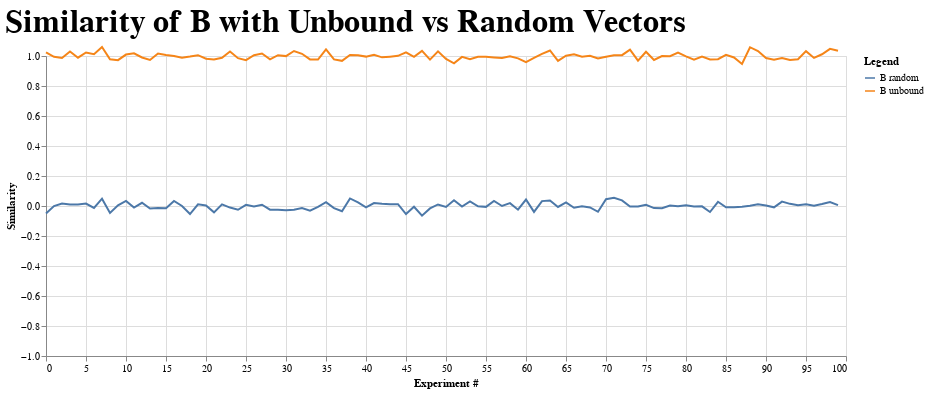

Notebook source saved alongside this figure:
### Code cell
df_melted_b = df.reset_index().melt(
    id_vars="index", 
    value_vars=["B unbound", "B random"], 
    var_name="Type", 
    value_name="Similarity"
)


chartb = alt.Chart(df_melted_b).mark_line().encode(
    x=alt.X("index:Q", title="Experiment #"),
    y=alt.Y("Similarity:Q", title="Similarity", scale=alt.Scale(domain=[-1, 1])),
    color=alt.Color("Type:N", title="Legend"),  # adds a legend based on the "Type" column
    tooltip=["index:Q", "Type:N", "Similarity:Q"]
).properties(
    title="Similarity of B with Unbound vs Random Vectors",
    width=800,
    height=300
).configure_title(
    fontSize=32,
    anchor="start"
)
chartb

### Figure 1 — Vega-Lite specification as saved in the notebook (floating-point values rounded to 4 significant figures; data arrays with more than 128 entries replaced by an {"elided": "..."} marker saying what was removed)
{"config": {"view": {"continuousWidth": 300, "continuousHeight": 300}, "title": {"anchor": "start", "fontSize": 32}}, "data": {"name": "data-5b719df8eb40915f158d4a844b681f49"}, "mark": {"type": "line"}, "encoding": {"color": {"field": "Type", "title": "Legend", "type": "nominal"}, "tooltip": [{"field": "index", "type": "quantitative"}, {"field": "Type", "type": "nominal"}, {"field": "Similarity", "type": "quantitative"}], "x": {"field": "index", "title": "Experiment #", "type": "quantitative"}, "y": {"field": "Similarity", "scale": {"domain": [-1, 1]}, "title": "Similarity", "type": "quantitative"}}, "height": 300, "title": "Similarity of B with Unbound vs Random Vectors", "width": 800, "$schema": "https://vega.github.io/schema/vega-lite/v5.8.0.json", "datasets": {"data-5b719df8eb40915f158d4a844b681f49": {"elided": "200 records"}}}
